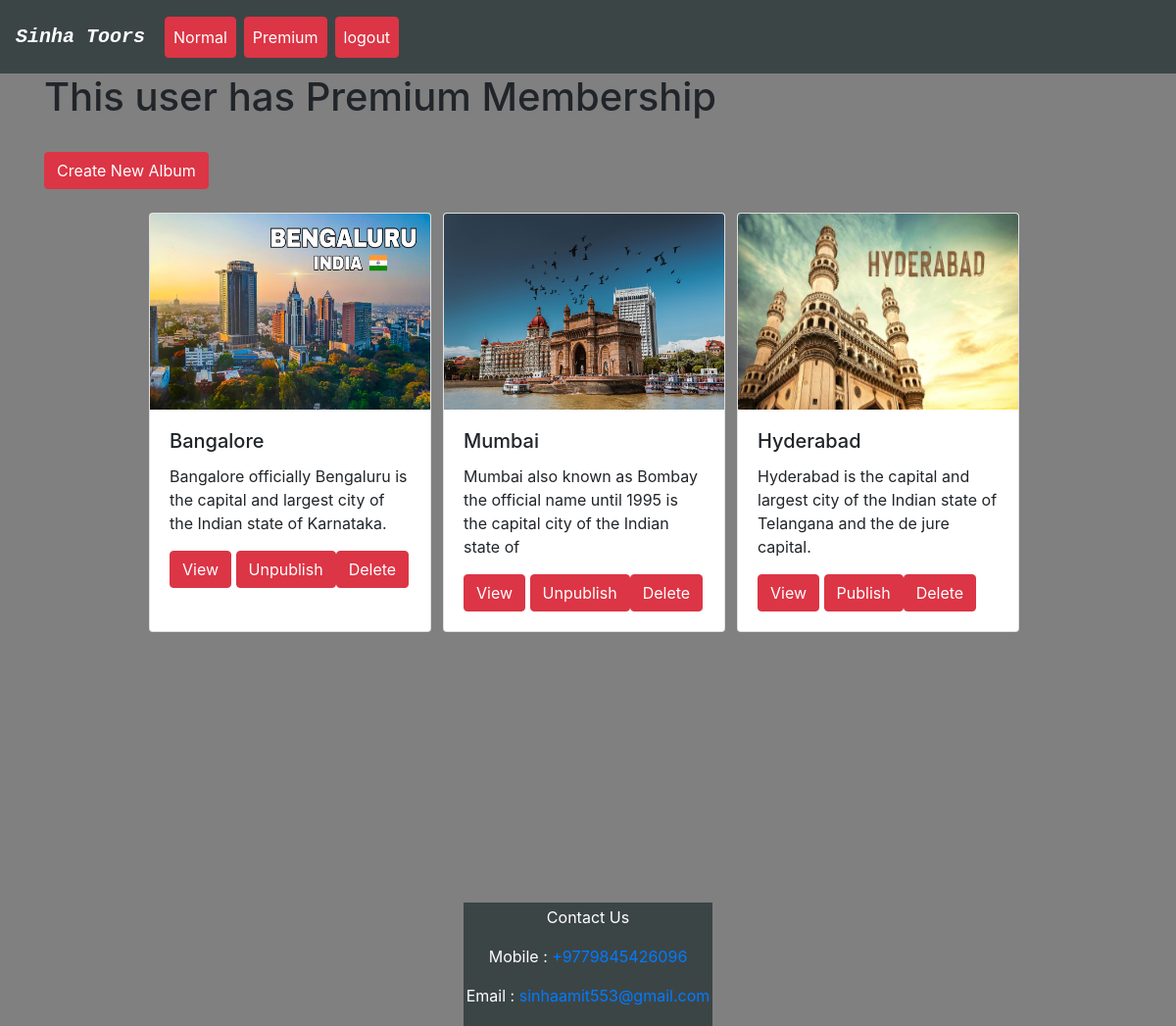
The app's page /View/premiumalbum.php (signed in) with its own data.
### tables this page shows
CREATE TABLE `album` (
  `id` int(10) NOT NULL,
  `albumimage` varchar(30) NOT NULL,
  `Title` varchar(20) NOT NULL,
  `Description` varchar(100) NOT NULL,
  `isPremium` int(10) NOT NULL,
  `isPublish` int(11) NOT NULL
);

### Classes/Album.php (called while the page is built, shortened)
<?php
class Album
{
    function __construct($con)
    {
        $this->con=$con;
    }
    function getPremiumAlbumDetail()
    {
        $albumdetail=array();
        if(isset($_SESSION['email']) && $_SESSION['email']=="sinhaamit553@gmail.com"){
            $qry="select * from album where isPremium='1'";
        }  elseif (isset($_SESSION['isPremium']) && $_SESSION['isPremium'] == '1'){
            $qry = "select * from album where isPremium = '1' and isPublish = '1'";
        }
        $result=mysqli_query($this->con,$qry);
        while($row=mysqli_fetch_assoc($result))
        {
            array_push($albumdetail,$row);
        }
        return $albumdetail;
    }
}
?>

### View/premiumalbum.php (the view, shortened to what this page needs)
<?php
include 'header.php';
include '../Classes/Album.php';
$Db=new Db();
  $con=$Db->getConnection();
$album=new Album($con);
$details=$album->getPremiumAlbumDetail();
?>
<div class="container">
<h1> This user has Premium Membership</h1>
<?php
if(isset($_SESSION['email']) && $_SESSION['email'] == "sinhaamit553@gmail.com")
{
  echo '<a class="btn btn-danger my-4" href="addalbum.php?albumType=1">Create New Album</a>';
}
foreach($details as $detail){
echo '<div class="row d-flex justify-content-center mx-1">
<div class="card mx-1" style="width: 18rem;">
  <img src="../upload/'.$detail['albumimage'].'" height="200" class="card-img-top" alt="">
  <div class="card-body">
    <h5 class="card-title">'.$detail['Title'].'</h5>
    <p class="card-text">'.$detail['Description'].'</p>
    <a href="viewAlbum.php?albumId='.$detail['id'].'" class="btn btn-danger ">View</a>';
    ?>
   <?php
      if(isset($_SESSION['email']) && $_SESSION['email'] == "sinhaamit553@gmail.com")
      {
        $button = $detail['isPublish']?  "Unpublish":"Publish" ;
        echo '<a href="normalalbum.php?current='. $button .'&albumid='.$detail['id'].' " class="btn btn-danger ">'.$button.'</a>';
        echo '<a href="deleteAlbum.php?act=delete&albumid='.$detail['id'].' " class="btn btn-danger ">Delete</a>';
      }
    ?>
<?php
   echo '</div>
</div> ';
}
?>
</div>
</div>
<?php
include 'footer.php';

### records on screen
album: albumimage (picture), Title "Bangalore", Description "Bangalore officially Bengaluru is the capital and largest city of the Indian state of Karnataka.", isPublish "Unpublish"
album: albumimage (picture), Title "Mumbai", Description "Mumbai also known as Bombay the official name until 1995 is the capital city of the Indian state of", isPublish "Unpublish"
album: albumimage (picture), Title "Hyderabad", Description "Hyderabad is the capital and largest city of the Indian state of Telangana and the de jure capital.", isPublish "Publish"
